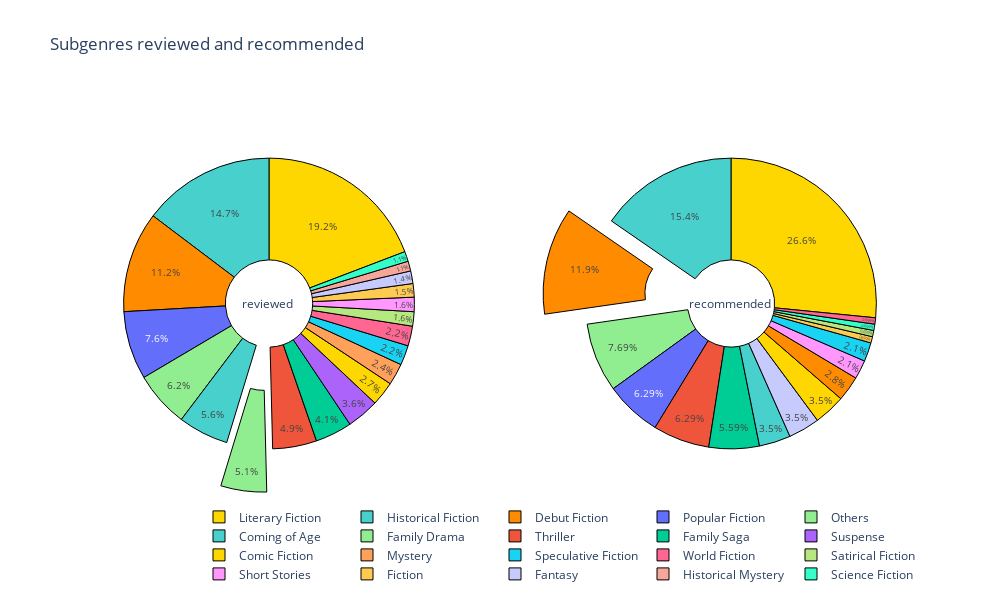

Source (notebook cell):
### Code cell
labels = data.sub_category.unique()
recommended_by_sc = recommended_book("sub_category")
all_sub_books = pd.DataFrame(data.groupby("sub_category").book_title.count())
colors = ['gold', 'mediumturquoise', 'darkorange', 'lightgreen',]
specs = [[{'type':'domain'},{'type':'domain'}]]
fig = make_subplots(rows=1, cols=2, specs=specs)
fig.add_trace(go.Pie(labels= all_sub_books.index, values = all_sub_books.book_title, hole=.3,
                    pull=[0, 0,0,0.3]),1,1)
fig.add_trace(go.Pie(labels=recommended_by_sc.index, values=recommended_by_sc.recommended, hole=.3,
                    pull=[0, 0, 0.3]
             ),1,2)
fig.update_traces(textposition='inside',textinfo='percent', textfont_size=10,
                  marker=dict(colors=colors, line=dict(color='#000000', width=1)),
                  hole=.3, hoverinfo="label+percent+name")
fig.update_layout(title_text= "Subgenres reviewed and recommended",
                 height=600, width = 1000,
                 legend=dict(orientation="h", yanchor="bottom",y=-0.2,xanchor="right",x=1),
                  annotations=[dict(text='reviewed', x=0.19, y=0.5, font_size=12, showarrow=False),
                               dict(text='recommended', x=0.825, y=0.5, font_size=12, showarrow=False)])

### Figure 1 — Plotly figure (JSON) as saved in the notebook; plotly's stock layout.template omitted (floating-point values rounded to 4 significant figures)
{"data": [{"domain": {"x": [0, 0.45], "y": [0, 1]}, "hole": 0.3, "hoverinfo": "label+percent+name", "labels": ["Comic Fiction", "Coming of Age", "Debut Fiction", "Family Drama", "Family Saga", "Fantasy", "Fiction", "Historical Fiction", "Historical Mystery", "Literary Fiction", "Mystery", "Others", "Popular Fiction", "Satirical Fiction", "Science Fiction", "Short Stories", "Speculative Fiction", "Suspense", "Thriller", "World Fiction"], "marker": {"colors": ["gold", "mediumturquoise", "darkorange", "lightgreen"], "line": {"color": "#000000", "width": 1}}, "pull": [0, 0, 0, 0.3], "textfont": {"size": 10}, "textinfo": "percent", "textposition": "inside", "type": "pie", "values": [27, 56, 112, 51, 41, 14, 15, 147, 11, 192, 24, 62, 76, 16, 11, 16, 22, 36, 49, 22]}, {"domain": {"x": [0.55, 1], "y": [0, 1]}, "hole": 0.3, "hoverinfo": "label+percent+name", "labels": ["Literary Fiction", "Historical Fiction", "Family Drama", "Others", "Popular Fiction", "Thriller", "Family Saga", "Coming of Age", "Fantasy", "Comic Fiction", "Debut Fiction", "Short Stories", "Speculative Fiction", "Fiction", "Satirical Fiction", "Science Fiction", "World Fiction"], "marker": {"colors": ["gold", "mediumturquoise", "darkorange", "lightgreen"], "line": {"color": "#000000", "width": 1}}, "pull": [0, 0, 0.3], "textfont": {"size": 10}, "textinfo": "percent", "textposition": "inside", "type": "pie", "values": [38, 22, 17, 11, 9, 9, 8, 5, 5, 5, 4, 3, 3, 1, 1, 1, 1]}], "layout": {"annotations": [{"font": {"size": 12}, "showarrow": false, "text": "reviewed", "x": 0.19, "y": 0.5}, {"font": {"size": 12}, "showarrow": false, "text": "recommended", "x": 0.825, "y": 0.5}], "height": 600, "legend": {"orientation": "h", "x": 1, "xanchor": "right", "y": -0.2, "yanchor": "bottom"}, "title": {"text": "Subgenres reviewed and recommended"}, "width": 1000}}
